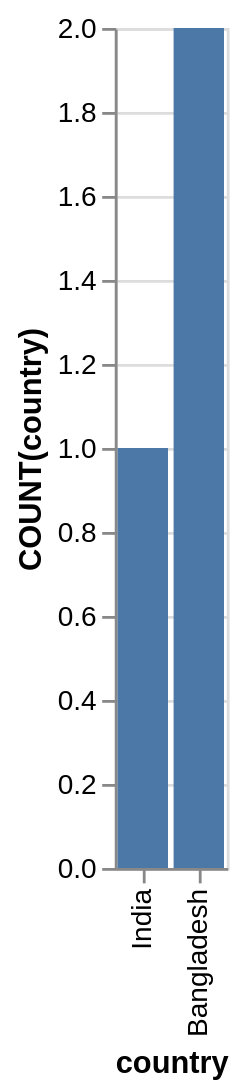

Write a Vega-Lite specification for this figure.
### Vega-Lite specification from a JSON file in a GitHub repository (floating-point values rounded to 4 significant figures)
{"data": {"values": [{"x_data": "India", "y_data": 1}, {"x_data": "Bangladesh", "y_data": 2}]}, "mark": "bar", "encoding": {"x": {"field": "x_data", "type": "nominal", "title": "country", "sort": "descending"}, "y": {"field": "y_data", "type": "quantitative", "title": "COUNT(country)"}}}
